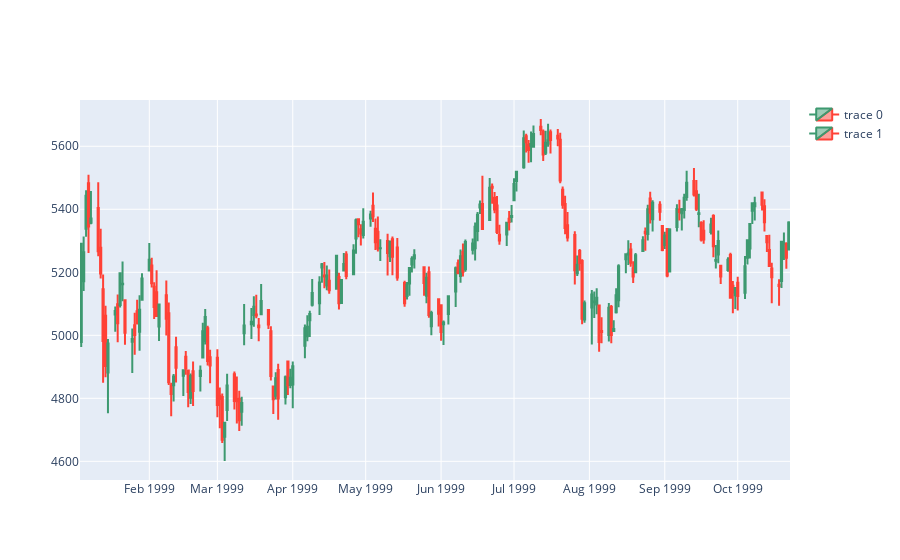
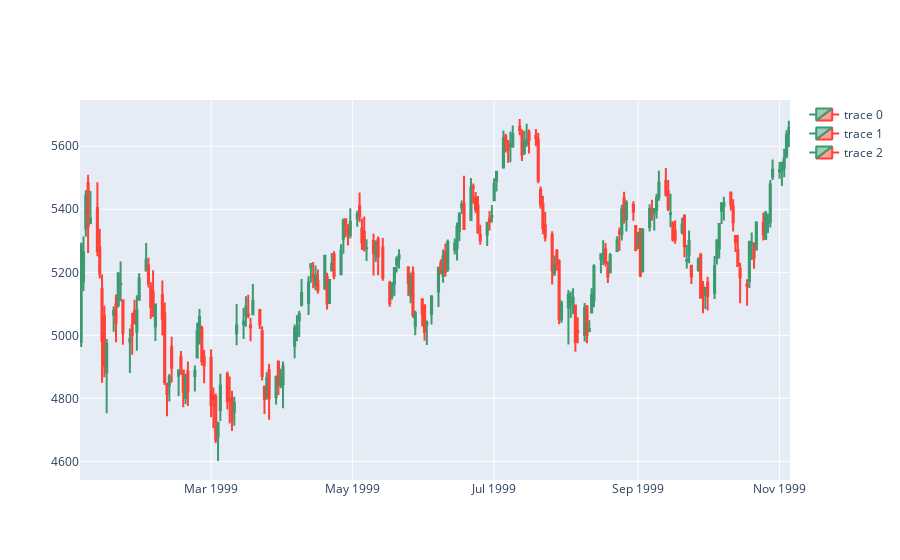
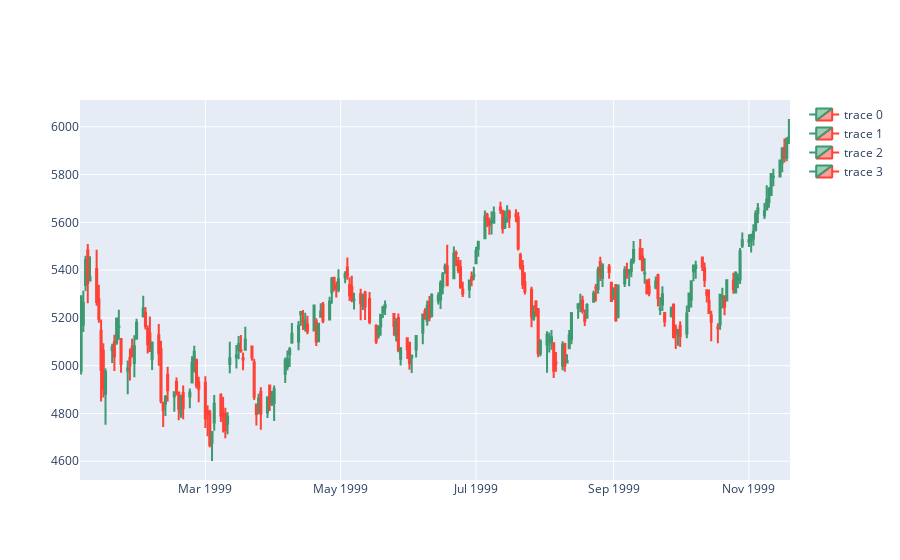
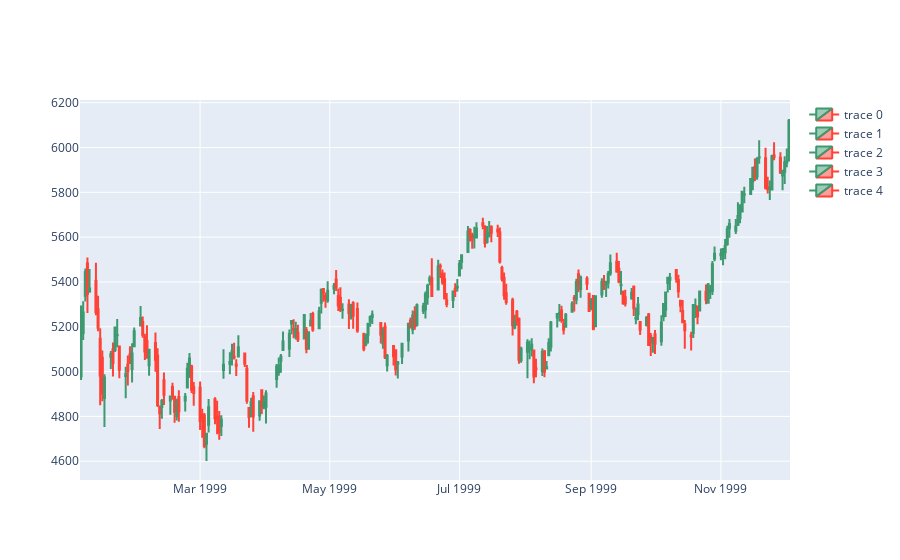

Notebook source saved alongside these figures, in order:
### Markdown cell above
# Test update the plot
Test update the plot every 2 seconds

### Code cell
newPeriod = data[200:300]

for i in range(10):
    s = i*10
    nP = newPeriod[s:s+10]
    fig.add_trace(go.Candlestick(x=nP[nP.columns[0]],
                open=nP['open'], high=nP['high'],
                low=nP['low'], close=nP['close']))

    fig.show()
    time.sleep(2)
